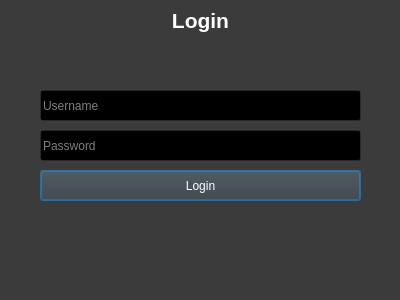
<?xml version="1.0" encoding="UTF-8"?>
<ui version="4.0">
 <class>login</class>
 <widget class="QDialog" name="login">
  <property name="geometry">
   <rect>
    <x>0</x>
    <y>0</y>
    <width>400</width>
    <height>300</height>
   </rect>
  </property>
  <property name="palette">
   <palette>
    <active>
     <colorrole role="WindowText">
      <brush brushstyle="SolidPattern">
       <color alpha="255">
        <red>255</red>
        <green>255</green>
        <blue>255</blue>
       </color>
      </brush>
     </colorrole>
     <colorrole role="Button">
      <brush brushstyle="SolidPattern">
       <color alpha="255">
        <red>59</red>
        <green>59</green>
        <blue>59</blue>
       </color>
      </brush>
     </colorrole>
     <colorrole role="Light">
      <brush brushstyle="SolidPattern">
       <color alpha="255">
        <red>88</red>
        <green>88</green>
        <blue>88</blue>
       </color>
      </brush>
     </colorrole>
     <colorrole role="Midlight">
      <brush brushstyle="SolidPattern">
       <color alpha="255">
        <red>73</red>
        <green>73</green>
        <blue>73</blue>
       </color>
      </brush>
     </colorrole>
     <colorrole role="Dark">
      <brush brushstyle="SolidPattern">
       <color alpha="255">
        <red>29</red>
        <green>29</green>
        <blue>29</blue>
       </color>
      </brush>
     </colorrole>
     <colorrole role="Mid">
      <brush brushstyle="SolidPattern">
       <color alpha="255">
        <red>39</red>
        <green>39</green>
        <blue>39</blue>
       </color>
      </brush>
     </colorrole>
     <colorrole role="Text">
      <brush brushstyle="SolidPattern">
       <color alpha="255">
        <red>255</red>
        <green>255</green>
        <blue>255</blue>
       </color>
      </brush>
     </colorrole>
     <colorrole role="BrightText">
      <brush brushstyle="SolidPattern">
       <color alpha="255">
        <red>255</red>
        <green>255</green>
        <blue>255</blue>
       </color>
      </brush>
     </colorrole>
     <colorrole role="ButtonText">
      <brush brushstyle="SolidPattern">
       <color alpha="255">
        <red>255</red>
        <green>255</green>
        <blue>255</blue>
       </color>
      </brush>
     </colorrole>
     <colorrole role="Base">
      <brush brushstyle="SolidPattern">
       <color alpha="255">
        <red>0</red>
        <green>0</green>
        <blue>0</blue>
       </color>
      </brush>
     </colorrole>
     <colorrole role="Window">
      <brush brushstyle="SolidPattern">
       <color alpha="255">
        <red>59</red>
        <green>59</green>
        <blue>59</blue>
       </color>
      </brush>
     </colorrole>
     <colorrole role="Shadow">
      <brush brushstyle="SolidPattern">
       <color alpha="255">
        <red>0</red>
        <green>0</green>
        <blue>0</blue>
       </color>
      </brush>
     </colorrole>
     <colorrole role="AlternateBase">
      <brush brushstyle="SolidPattern">
       <color alpha="255">
        <red>29</red>
        <green>29</green>
        <blue>29</blue>
       </color>
      </brush>
     </colorrole>
     <colorrole role="ToolTipBase">
      <brush brushstyle="SolidPattern">
       <color alpha="255">
        <red>255</red>
        <green>255</green>
        <blue>220</blue>
       </color>
      </brush>
     </colorrole>
     <colorrole role="ToolTipText">
      <brush brushstyle="SolidPattern">
       <color alpha="255">
        <red>0</red>
        <green>0</green>
        <blue>0</blue>
       </color>
      </brush>
     </colorrole>
    </active>
    <inactive>
     <colorrole role="WindowText">
      <brush brushstyle="SolidPattern">
       <color alpha="255">
        <red>255</red>
        <green>255</green>
        <blue>255</blue>
       </color>
      </brush>
     </colorrole>
     <colorrole role="Button">
      <brush brushstyle="SolidPattern">
       <color alpha="255">
        <red>59</red>
        <green>59</green>
        <blue>59</blue>
       </color>
      </brush>
     </colorrole>
     <colorrole role="Light">
      <brush brushstyle="SolidPattern">
       <color alpha="255">
        <red>88</red>
        <green>88</green>
        <blue>88</blue>
       </color>
      </brush>
     </colorrole>
     <colorrole role="Midlight">
      <brush brushstyle="SolidPattern">
       <color alpha="255">
        <red>73</red>
        <green>73</green>
        <blue>73</blue>
       </color>
      </brush>
     </colorrole>
     <colorrole role="Dark">
      <brush brushstyle="SolidPattern">
       <color alpha="255">
        <red>29</red>
        <green>29</green>
        <blue>29</blue>
       </color>
      </brush>
     </colorrole>
     <colorrole role="Mid">
      <brush brushstyle="SolidPattern">
       <color alpha="255">
        <red>39</red>
        <green>39</green>
        <blue>39</blue>
       </color>
      </brush>
     </colorrole>
     <colorrole role="Text">
      <brush brushstyle="SolidPattern">
       <color alpha="255">
        <red>255</red>
        <green>255</green>
        <blue>255</blue>
       </color>
      </brush>
     </colorrole>
     <colorrole role="BrightText">
      <brush brushstyle="SolidPattern">
       <color alpha="255">
        <red>255</red>
        <green>255</green>
        <blue>255</blue>
       </color>
      </brush>
     </colorrole>
     <colorrole role="ButtonText">
      <brush brushstyle="SolidPattern">
       <color alpha="255">
        <red>255</red>
        <green>255</green>
        <blue>255</blue>
       </color>
      </brush>
     </colorrole>
     <colorrole role="Base">
      <brush brushstyle="SolidPattern">
       <color alpha="255">
        <red>0</red>
        <green>0</green>
        <blue>0</blue>
       </color>
      </brush>
     </colorrole>
     <colorrole role="Window">
      <brush brushstyle="SolidPattern">
       <color alpha="255">
        <red>59</red>
        <green>59</green>
        <blue>59</blue>
       </color>
      </brush>
     </colorrole>
     <colorrole role="Shadow">
      <brush brushstyle="SolidPattern">
       <color alpha="255">
        <red>0</red>
        <green>0</green>
        <blue>0</blue>
       </color>
      </brush>
     </colorrole>
     <colorrole role="AlternateBase">
      <brush brushstyle="SolidPattern">
       <color alpha="255">
        <red>29</red>
        <green>29</green>
        <blue>29</blue>
       </color>
      </brush>
     </colorrole>
     <colorrole role="ToolTipBase">
      <brush brushstyle="SolidPattern">
       <color alpha="255">
        <red>255</red>
        <green>255</green>
        <blue>220</blue>
       </color>
      </brush>
     </colorrole>
     <colorrole role="ToolTipText">
      <brush brushstyle="SolidPattern">
       <color alpha="255">
        <red>0</red>
        <green>0</green>
        <blue>0</blue>
       </color>
      </brush>
     </colorrole>
    </inactive>
    <disabled>
     <colorrole role="WindowText">
      <brush brushstyle="SolidPattern">
       <color alpha="255">
        <red>29</red>
        <green>29</green>
        <blue>29</blue>
       </color>
      </brush>
     </colorrole>
     <colorrole role="Button">
      <brush brushstyle="SolidPattern">
       <color alpha="255">
        <red>59</red>
        <green>59</green>
        <blue>59</blue>
       </color>
      </brush>
     </colorrole>
     <colorrole role="Light">
      <brush brushstyle="SolidPattern">
       <color alpha="255">
        <red>88</red>
        <green>88</green>
        <blue>88</blue>
       </color>
      </brush>
     </colorrole>
     <colorrole role="Midlight">
      <brush brushstyle="SolidPattern">
       <color alpha="255">
        <red>73</red>
        <green>73</green>
        <blue>73</blue>
       </color>
      </brush>
     </colorrole>
     <colorrole role="Dark">
      <brush brushstyle="SolidPattern">
       <color alpha="255">
        <red>29</red>
        <green>29</green>
        <blue>29</blue>
       </color>
      </brush>
     </colorrole>
     <colorrole role="Mid">
      <brush brushstyle="SolidPattern">
       <color alpha="255">
        <red>39</red>
        <green>39</green>
        <blue>39</blue>
       </color>
      </brush>
     </colorrole>
     <colorrole role="Text">
      <brush brushstyle="SolidPattern">
       <color alpha="255">
        <red>29</red>
        <green>29</green>
        <blue>29</blue>
       </color>
      </brush>
     </colorrole>
     <colorrole role="BrightText">
      <brush brushstyle="SolidPattern">
       <color alpha="255">
        <red>255</red>
        <green>255</green>
        <blue>255</blue>
       </color>
      </brush>
     </colorrole>
     <colorrole role="ButtonText">
      <brush brushstyle="SolidPattern">
       <color alpha="255">
        <red>29</red>
        <green>29</green>
        <blue>29</blue>
       </color>
      </brush>
     </colorrole>
     <colorrole role="Base">
      <brush brushstyle="SolidPattern">
       <color alpha="255">
        <red>59</red>
        <green>59</green>
        <blue>59</blue>
       </color>
      </brush>
     </colorrole>
     <colorrole role="Window">
      <brush brushstyle="SolidPattern">
       <color alpha="255">
        <red>59</red>
        <green>59</green>
        <blue>59</blue>
       </color>
      </brush>
     </colorrole>
     <colorrole role="Shadow">
      <brush brushstyle="SolidPattern">
       <color alpha="255">
        <red>0</red>
        <green>0</green>
        <blue>0</blue>
       </color>
      </brush>
     </colorrole>
     <colorrole role="AlternateBase">
      <brush brushstyle="SolidPattern">
       <color alpha="255">
        <red>59</red>
        <green>59</green>
        <blue>59</blue>
       </color>
      </brush>
     </colorrole>
     <colorrole role="ToolTipBase">
      <brush brushstyle="SolidPattern">
       <color alpha="255">
        <red>255</red>
        <green>255</green>
        <blue>220</blue>
       </color>
      </brush>
     </colorrole>
     <colorrole role="ToolTipText">
      <brush brushstyle="SolidPattern">
       <color alpha="255">
        <red>0</red>
        <green>0</green>
        <blue>0</blue>
       </color>
      </brush>
     </colorrole>
    </disabled>
   </palette>
  </property>
  <property name="windowTitle">
   <string>Login</string>
  </property>
  <widget class="QLabel" name="label">
   <property name="geometry">
    <rect>
     <x>0</x>
     <y>0</y>
     <width>401</width>
     <height>41</height>
    </rect>
   </property>
   <property name="text">
    <string>&lt;html&gt;&lt;head/&gt;&lt;body&gt;&lt;p align=&quot;center&quot;&gt;&lt;span style=&quot; font-size:16pt; font-weight:600;&quot;&gt;Login&lt;/span&gt;&lt;/p&gt;&lt;/body&gt;&lt;/html&gt;</string>
   </property>
  </widget>
  <widget class="QLineEdit" name="username">
   <property name="geometry">
    <rect>
     <x>40</x>
     <y>90</y>
     <width>321</width>
     <height>31</height>
    </rect>
   </property>
   <property name="styleSheet">
    <string notr="true">font: 14pt &quot;Verdana&quot;;</string>
   </property>
   <property name="placeholderText" stdset="0">
    <string>Username</string>
   </property>
  </widget>
  <widget class="QLineEdit" name="password">
   <property name="geometry">
    <rect>
     <x>40</x>
     <y>130</y>
     <width>321</width>
     <height>31</height>
    </rect>
   </property>
   <property name="styleSheet">
    <string notr="true">font: 14pt &quot;Verdana&quot;;
</string>
   </property>
   <property name="echoMode">
    <enum>QLineEdit::Password</enum>
   </property>
   <property name="placeholderText" stdset="0">
    <string>Password</string>
   </property>
  </widget>
  <widget class="QPushButton" name="loginbutton">
   <property name="geometry">
    <rect>
     <x>40</x>
     <y>170</y>
     <width>321</width>
     <height>31</height>
    </rect>
   </property>
   <property name="styleSheet">
    <string notr="true">font: 14pt &quot;Verdana&quot;;</string>
   </property>
   <property name="text">
    <string>Login</string>
   </property>
  </widget>
 </widget>
 <resources/>
 <connections>
  <connection>
   <sender>loginbutton</sender>
   <signal>clicked()</signal>
   <receiver>login</receiver>
   <slot>login()</slot>
   <hints>
    <hint type="sourcelabel">
     <x>233</x>
     <y>180</y>
    </hint>
    <hint type="destinationlabel">
     <x>233</x>
     <y>225</y>
    </hint>
   </hints>
  </connection>
 </connections>
 <slots>
  <slot>login()</slot>
 </slots>
</ui>
